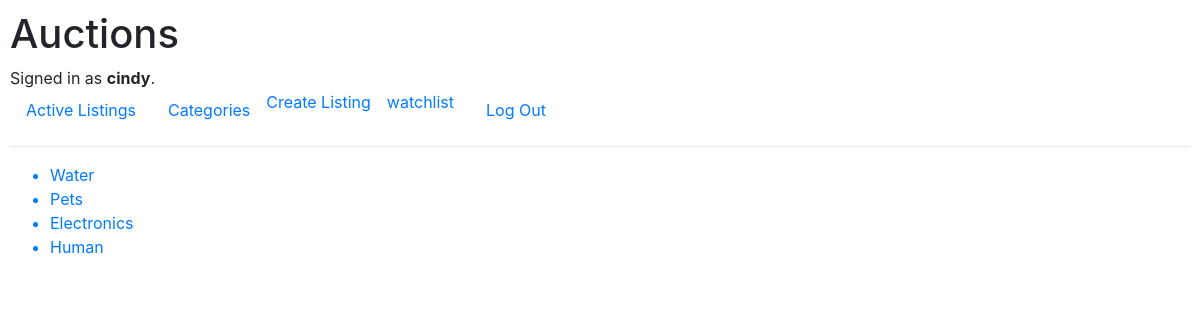
The app's page /category (signed in) with its own data.
### auctions/models.py (models this page shows, shortened)
class User(AbstractUser):
    pass

class Auction_Listing(models.Model):
    seller = models.ForeignKey(
        User, on_delete=models.CASCADE, related_name="listed_by")
    title = models.CharField(max_length=64)
    description = models.TextField(max_length=500)
    starting_bid = models.PositiveIntegerField()
    image = models.URLField(blank=True)
    time = models.DateTimeField(auto_now=True)
    category = models.CharField(max_length=64, default="Unspecified!")
    price = models.PositiveIntegerField()

### auctions/views.py (the view)
# urls.py: path("category", views.category, name="category"),
def category(request):
    listings = Auction_Listing.objects.all()
    categories = []
    for cat in listings:
        if cat.category not in categories:
            categories.append(cat.category)
    return render(request, "auctions/categories.html", {
        "listings": categories
    })

### auctions/templates/auctions/categories.html
{% extends "auctions/layout.html"%}
{%block body%}
<ul>
    {%for listing in listings%}
    <a href="{%url 'view' listing %}">
        <li>{{listing}}</li>
    </a>
    {%endfor%}
</ul>
{%endblock%}

### auctions/templates/auctions/layout.html (shortened to what this page needs)
{% load static %}
<!DOCTYPE html>
<html lang="en">
<head>
    <link rel="stylesheet" href="https://stackpath.bootstrapcdn.com/bootstrap/4.4.1/css/bootstrap.min.css"
>
    <link href="{% static 'auctions/styles.css' %}" rel="stylesheet">
</head>
<body>
    <h1>Auctions</h1>
    <div>
        {% if user.is_authenticated %}
        Signed in as <strong>{{ user.username }}</strong>.
        {% else %}
        Not signed in.
        {% endif %}
    </div>
    <ul class="nav">
        <li class="nav-item">
            <a class="nav-link" href="{% url 'index' %}">Active Listings</a>
        </li>
        <li class="nav-item">
            <a class="nav-link" href="{% url 'category' %}">Categories</a>
        </li>
        {% if user.is_authenticated %}
        <li class="nav-item">
            <a class="nav-item" href="{%url 'add'%}">Create Listing</a>
        </li>
        <li class="nav-item">
            <a class="nav-item ml-3 mr-3" href="{%url 'watchlist'%}">watchlist</a>
        </li>
        <li class="nav-item">
            <a class="nav-link" href="{% url 'logout' %}">Log Out</a>
        </li>
        {% endif %}
    </ul>
    <hr>
    {% block body %}
    {% endblock %}
</body>
</html>

### auctions/static/auctions/styles.css (style rules this page uses)
body { padding: 10px; }

### records on screen
User: username "cindy"
Auction_Listing: listings "Water"
Auction_Listing: listings "Pets"
Auction_Listing: listings "Electronics"
Auction_Listing: listings "Human"
